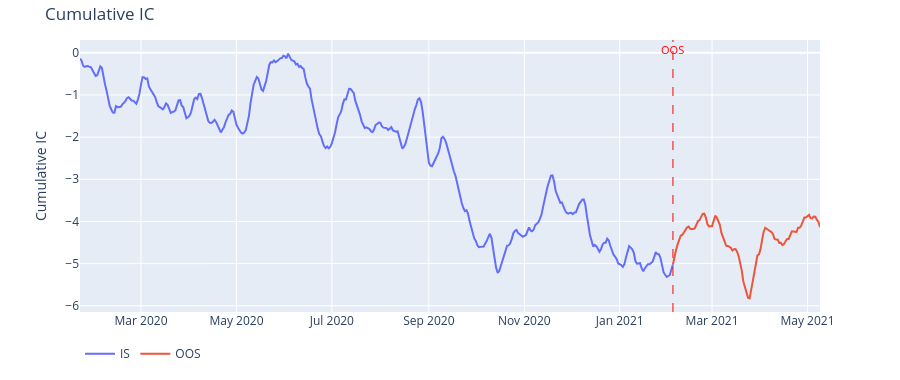

The cell this chart's notebook holds for it:
### Markdown cell above
### 3.7 Level 5 — Charts (optional dep: `factorlib[charts]`)

`build_artifacts` 保留中間結果（IC series / spread series / quantile group returns…），
丟進 `report_charts` 產 plotly 圖。未安裝 `plotly` 會 raise ImportError — 此處 try/except 包起來。

### Code cell
from factorlib.evaluation.pipeline import build_artifacts

prepared = fl.preprocess(mom20, config=fl.CrossSectionalConfig())
artifacts = build_artifacts(prepared, fl.CrossSectionalConfig())
artifacts.factor_name = 'Mom_20D'
print('artifacts.intermediates keys:', sorted(artifacts.intermediates.keys()))

try:
    from factorlib.charts import report_charts
    figs = report_charts(artifacts)
    print(f'produced {len(figs)} figures:', list(figs)[:5])
    # 在 notebook 直接顯示第一張
    next(iter(figs.values())).show()
except ImportError as e:
    print('charts skipped — install with `pip install factorlib[charts]`:', e)
